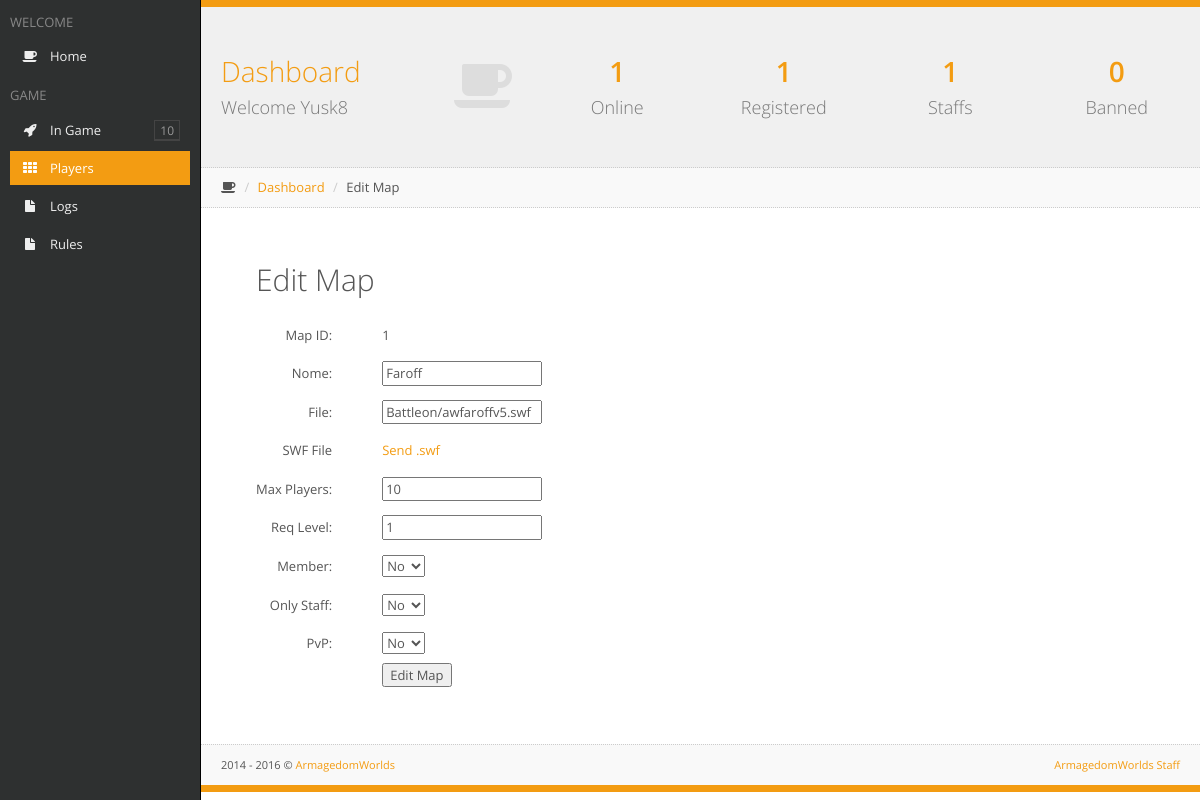
The app's page /Account/addmap.php?edit=1 (signed in) with its own data.
### tables this page shows
CREATE TABLE `maps` (
  `id` int(11) UNSIGNED NOT NULL,
  `Name` varchar(32) NOT NULL,
  `File` varchar(128) NOT NULL,
  `MaxPlayers` tinyint(3) UNSIGNED NOT NULL DEFAULT '6',
  `ReqLevel` tinyint(3) UNSIGNED NOT NULL DEFAULT '1',
  `Upgrade` tinyint(1) UNSIGNED NOT NULL DEFAULT '0',
  `Staff` tinyint(1) UNSIGNED NOT NULL DEFAULT '0',
  `PvP` tinyint(1) UNSIGNED NOT NULL DEFAULT '0'
);

### Account/template/css/fonts/config.php (called while the page is built, shortened)
<?php
	$useron = $_SESSION['userlog'];
	$passon = $_SESSION['passlog'];
	if(!(empty($passon))){
		$user = addslashes($useron);
		$pass = addslashes($passon);
		$busca_user = mysql_query("SELECT * FROM users WHERE Name='$user' AND Hash='$pass'");
		$fetch_user = mysql_fetch_array($busca_user);
		$access = $fetch_user['Access'];
	$busca_servers = mysql_query("SELECT SUM(Count) FROM servers WHERE Online>0");
	$fetch_servers = mysql_fetch_array($busca_servers);
	$busca_users = mysql_query("SELECT id FROM users");
	$conta_users = mysql_num_rows($busca_users);
	$busca_staff = mysql_query("SELECT id FROM users WHERE Access>=40");
	$conta_staff = mysql_num_rows($busca_staff);
	$busca_ban = mysql_query("SELECT id FROM users WHERE Access<1");
	$conta_ban = mysql_num_rows($busca_ban);
	}
?>

### Account/addmap.php (the view, shortened to what this page needs)
<?php
	if(!(include "template/css/fonts/config.php")){
		die("<center>FATAL ERROR: Arquivo de configuração não encontrado</center>");
	}
?>
<?php if(!(empty($passon)) && ($access < 60)){ ?>
<html>
	<head>
		<title>Restricted Access</title>
		<link rel="stylesheet" href="template/css/style.css">
		<link rel='stylesheet' id='open-sans-css'  href='//fonts.googleapis.com/css?family=Open+Sans%3A300italic%2C400italic%2C600italic%2C300%2C400%2C600&#038;subset=latin%2Clatin-ext&#038;ver=4.0-alpha' type='text/css' media='all' />
	</head>
	<body>
		<div id="tudo">
			<div>&nbsp </div>
			<div id="conteudo" class="shadow">
				<div style="height: 30px;">&nbsp </div>
				<p><center>Only Administrators have access to the Panel of Maps</center></p>
				<p><a href="../"><center>&raquo Back to Game</center></a></p>
			</div>
		</div>
	</body>
</html>
<?php }else if(!(empty($passon))){ ?>
<!DOCTYPE html>
<html class=" js no-touch">
<head>
	<link rel="stylesheet" href="template/css/bootstrap-1.5.css">
	<link rel="stylesheet" href="template/css/plugins-1.5.css">
	<link rel="stylesheet" href="template/css/main-1.5.css">
	<link rel="stylesheet" href="template/css/themes.css">
</head>
<body class="header-fixed-top sidebar-left-pinned">
<div id="sidebar-left" class="enable-hover">
	<div class="sidebar-content">
		<div class="slimScrollDiv" style="position: relative; overflow: hidden; width: auto; height: 573px;">
			<div class="sidebar-left-scroll" style="overflow: hidden; width: auto; height: 573px;">
				<ul class="sidebar-nav">
					<li><h2 class="sidebar-header">WELCOME</h2></li>
					<li><a href="index.php"><i class="fa fa-coffee"></i>Home</a></li>
					<li><h2 class="sidebar-header">GAME</h2></li>
					<li><a style="cursor: pointer;" class="menu-link"><i class="fa fa-rocket"></i>In Game</a>
					</li>
					<li><a href="busca.php" class=" active"><i class="fa fa-th"></i>Players</a></li>
					<li><a href="logs.php"><i class="fa fa-file"></i>Logs</a></li>
					<li><a href="rules.php"><i class="fa fa-file"></i>Rules</a></li>
				</ul>
			</div>
		</div>
	</div>
</div>
<div id="page-container" class="full-width">
	<div id="fx-container" class="fx-opacity"><div id="page-content" class="block">
		<div class="block-header">
			<div class="row remove-margin">
				<div class="col-md-4">
					<a href="" class="header-title-link">
						<h1><i class="fa fa-coffee animation-expandUp"></i>Dashboard<br><small>Welcome <?php echo $useron; ?></small></h1>
					</a>
				</div>
				<div class="col-md-8">
					<div class="row">
						<div class="col-sm-6">
							<div class="row">
								<div class="col-xs-6">
									<a href="lista.php?online" class="header-link">
										<h1 class="animation-pullDown">
											<strong><?php echo $fetch_servers[0]; ?></strong><br><small>Online</small>
										</h1>
									</a>
								</div>
								<div class="col-xs-6">
									<a class="header-link">
										<h1 class="animation-pullDown">
											<strong><?php echo $conta_users; ?></strong><br><small>Registered</small>
										</h1>
									</a>
								</div>
							</div>
						</div>
						<div class="col-sm-6">
							<div class="row">
								<div class="col-xs-6">
									<a href="lista.php?staffs" class="header-link">
										<h1 class="animation-pullDown">
											<strong><?php echo $conta_staff; ?></strong><br><small>Staffs</small>
										</h1>
									</a>
								</div>
								<div class="col-xs-6">
									<a href="lista.php?ban" class="header-link">
										<h1 class="animation-pullDown">
											<strong><?php echo $conta_ban; ?></strong><br><small>Banned</small>
										</h1>
									</a>
								</div>
							</div>
						</div>
					</div>
				</div>
			</div>
		</div>
		<ul class="breadcrumb breadcrumb-top">
			<li><i class="fa fa-coffee"></i></li>
			<li><a href="index.php">Dashboard</a></li>
			<li><?php if(!(isset($_GET['edit']))){ ?>Add Map<?php }else{ ?>Edit Map<?php } ?></li>
		</ul>
		<div class="row gutter30">
		<?php if(!(isset($_GET['edit']))){ ?>
			<div style='padding: 10px 50px 10px 50px;'>
			<h2>Add Map</h2>
				<br />
				<?php
					if(isset($_POST['add'])){
						$id = addslashes($_POST['id']);
						$nome = addslashes($_POST['add-term']);
						$staff = addslashes($_POST['staff']);
						$upgrade = addslashes($_POST['upgrade']);
						$file = addslashes($_POST['file']);
						$maxplayer = addslashes($_POST['maxp']);
						$rlevel = addslashes($_POST['rlev']);
						$pvpm = addslashes($_POST['pvp']);
						$busca_it_add = mysql_query("SELECT Name FROM maps WHERE id='$id'");
						$conta_it_add = mysql_num_rows($busca_it_add);
						if(empty($id) || empty($nome) || ($id <= 0)){
							echo "<b style='color: red'>Fill in all fields correctly</b>";
						}else if($conta_it_add > 0){
							echo "<b style='color: red'>There is already a Map with that ID</b>";
						}else{
							if(mysql_query("INSERT INTO maps (`id`, `Name`, `File`, `MaxPlayers`, `ReqLevel`, `Upgrade`, `Staff`, `PvP`) VALUES ('$id', '$nome', '$file', '$maxplayer', '$rlevel', '$upgrade', '$staff', '$pvp')")){
							mysql_query("INSERT INTO admin_logs (`staff`, `info`, `ip`) VALUES ('$user', 'Added the map: $nome', '$ip')");
								echo "<b style='color: green'>Map Add with Sucess. Map ID: $id</b>";
							}else{
								echo "<b style='color: red'>All fields have been filled in correctly, but an error occurred when sending to the database, please try again later</b>";
							}
						}
						echo "<br /><br />";
					}
				?>
			</div>
			<form action="" method="POST">
				<table>
					<tr>
						<td style='border: 1px #000; padding: 10px 50px 10px 50px;' align="right">Map ID <font color="red" style="font-size: 10px;">(Only Numbers)</font>: </td><td><input type="text" name="id" value="<?php echo $_POST['id']; ?>" maxlength="8"></td>
					</tr>
					<tr>
						<td style='border: 1px #000; padding: 10px 50px 10px 50px;' align="right">Nome: </td><td><input type="text" name="add-term" value="<?php echo $_POST['add-term']; ?>"></td>
					</tr>
					<tr>
						<td style='border: 1px #000; padding: 10px 50px 10px 50px;' align="right">File: </td><td><input type="text" name="file" value="<?php echo $_POST['file']; ?>"></td>
					</tr>
					<tr id="upload">
						<td style="border: 1px #000; padding: 10px 50px 10px 50px;" align="right">SWF File</td><td><a href="#" onclick="window.open('upload.php', 'Pagina', 'STATUS=NO, TOOLBAR=NO, LOCATION=NO, DIRECTORIES=NO, RESISABLE=NO, SCROLLBARS=YES, TOP=10, LEFT=10, WIDTH=770, HEIGHT=400');">Send .swf</a>  </td>
					</tr>
					<tr>
						<td style='border: 1px #000; padding: 10px 50px 10px 50px;' align="right">Max Players: </td><td><input type="text" name="maxp" value="<?php echo $_POST['maxp']; ?>"></td>
					</tr>
					<tr>
						<td style='border: 1px #000; padding: 10px 50px 10px 50px;' align="right">Req Level: </td><td><input type="text" name="rlev" value="<?php echo $_POST['rlev']; ?>"></td>
					</tr>
					<tr>
						<td style='border: 1px #000; padding: 10px 50px 10px 50px;' align="right">Member: </td>
						<td>
							<select name="upgrade">
								<?php if(isset($_POST['upgrade']) && $_POST['upgrade'] > 0){ ?>
									<option value="1">Yes</option>
									<option value="0">No</option>
								<?php }else{ ?>
									<option value="0">No</option>
									<option value="1">Yes</option>
								<?php } ?>
							</select>
						</td>
					</tr>
					<tr>
						<td style='border: 1px #000; padding: 10px 50px 10px 50px;' align="right">Only Staff: </td>
						<td>
							<select name="staff">
								<?php if(isset($_POST['staff']) && $_POST['staff'] > 0){ ?>
									<option value="1">Yes</option>
									<option value="0">No</option>
								<?php }else{ ?>
									<option value="0">No</option>
									<option value="1">Yes</option>
								<?php } ?>
							</select>
						</td>
					</tr>
					<tr>
						<td style='border: 1px #000; padding: 10px 50px 10px 50px;' align="right">PvP: </td>
						<td>
							<select name="pvp">
								<?php if(isset($_POST['pvp']) && $_POST['pvp'] > 0){ ?>
									<option value="1">Yes</option>
									<option value="0">No</option>
								<?php }else{ ?>
									<option value="0">No</option>
									<option value="1">Yes</option>
								<?php } ?>
							</select>
						</td>
					</tr>
					<tr><td style="border: 1px #000; padding: 10px 50px 10px 50px;"></td><td><input type="submit" name="add" value="Add Map"></td></tr>
				</table>
			</form>
		<?php }else{ ?>
			<div style='padding: 10px 50px 10px 50px;'>
				<h2>Edit Map</h2>
			</div>
				<?php
					$edit = addslashes($_GET['edit']);
					$busca_edit = mysql_query("SELECT * FROM maps WHERE id=$edit");
					$conta_edit = mysql_num_rows($busca_edit);
					if($conta_edit > 0){
						$fetch_edit = mysql_fetch_array($busca_edit);
						$edit_id = $fetch_edit['id'];
						$edit_name = $fetch_edit['Name'];
						$edit_staff = $fetch_edit['Staff'];
						$edit_upgrade = $fetch_edit['Upgrade'];
						$edit_file = $fetch_edit['File'];
						$edit_maxp = $fetch_edit['MaxPlayers'];
						$edit_rlev = $fetch_edit['ReqLevel'];
						$edit_pvp = $fetch_edit['PvP'];
				?>
					<form action="" method="POST">
						<table>
							<tr>
								<td style='border: 1px #000; padding: 10px 50px 10px 50px;' align="right">Map ID: </td><td><?php echo $edit_id; ?></td>
							</tr>
							<tr>
								<td style='border: 1px #000; padding: 10px 50px 10px 50px;' align="right">Nome: </td><td><input type="text" name="ed_name" value="<?php echo $edit_name; ?>"></td>
							</tr>
							<tr>
								<td style='border: 1px #000; padding: 10px 50px 10px 50px;' align="right">File: </td><td><input type="text" name="ed_file" value="<?php echo $edit_file; ?>"></td>
							</tr>
							<tr id="upload">
								<td style="border: 1px #000; padding: 10px 50px 10px 50px;" align="right">SWF File</td><td><a href="#" onclick="window.open('upload.php', 'Pagina', 'STATUS=NO, TOOLBAR=NO, LOCATION=NO, DIRECTORIES=NO, RESISABLE=NO, SCROLLBARS=YES, TOP=10, LEFT=10, WIDTH=770, HEIGHT=400');">Send .swf</a>  </td>
							</tr>
							<tr>
								<td style='border: 1px #000; padding: 10px 50px 10px 50px;' align="right">Max Players: </td><td><input type="text" name="ed_maxp" value="<?php echo $edit_maxp; ?>"></td>
							</tr>
							<tr>
								<td style='border: 1px #000; padding: 10px 50px 10px 50px;' align="right">Req Level: </td><td><input type="text" name="ed_rlev" value="<?php echo $edit_rlev; ?>"></td>
							</tr>
							<tr>
								<td style='border: 1px #000; padding: 10px 50px 10px 50px;' align="right">Member: </td>
								<td>
									<select name="ed_upgrade">
										<?php if($edit_upgrade > 0){ ?>
											<option value="1">Yes</option>
											<option value="0">No</option>
										<?php }else{ ?>
											<option value="0">No</option>
										<?php } ?>
									</select>
								</td>
							</tr>
							<tr>
								<td style='border: 1px #000; padding: 10px 50px 10px 50px;' align="right">Only Staff: </td>
								<td>
									<select name="ed_staff">
										<?php if($edit_staff > 0){ ?>
											<option value="1">Yes</option>
											<option value="0">No</option>
										<?php }else{ ?>
											<option value="0">No</option>
										<?php } ?>
									</select>
								</td>
							</tr>
							<tr>
								<td style='border: 1px #000; padding: 10px 50px 10px 50px;' align="right">PvP: </td>
								<td>
									<select name="ed_pvp">
										<?php if($edit_pvp > 0){ ?>
											<option value="1">Yes</option>
											<option value="0">No</option>
										<?php }else{ ?>
											<option value="0">No</option>
										<?php } ?>
									</select>
								</td>
							</tr>
							<tr><td style="border: 1px #000; padding: 10px 50px 10px 50px;"></td><td><input type="hidden" name="ed_id" value="<?php echo $edit_id; ?>"><input type="submit" name="edd" value="Edit Map"></td></tr>
						</table>
					</form>
			<?php
				}else{
					echo "<b>There's no Map with that ID</b>";
				}
			?>
		<?php } ?>
		<br /><br /><br />
		</div>
	</div>
	<footer class="clearfix">
		<div class="pull-right">
			<a href="" target="_blank">ArmagedomWorlds Staff</a>
		</div>
		<div class="pull-left">
			<span>2014 - 2016</span> © <a href="/" target="_blank">ArmagedomWorlds</a>
		</div>
	</footer>
	</div>
</div>
</body>
</html>
<?php }else{ ?>
	<?php include "login.php"; ?>
<?php } ?>

### records on screen
maps: id "1", ed_name "Faroff", ed_file "Battleon/awfaroffv5.swf", ed_maxp "10", ed_rlev "1", ed_upgrade "No", ed_staff "No", ed_pvp "No"

### other values on screen
$useron "Yusk8"
$fetch_servers[0] "1"
$conta_users "1"
$conta_staff "1"
$conta_ban "0"
